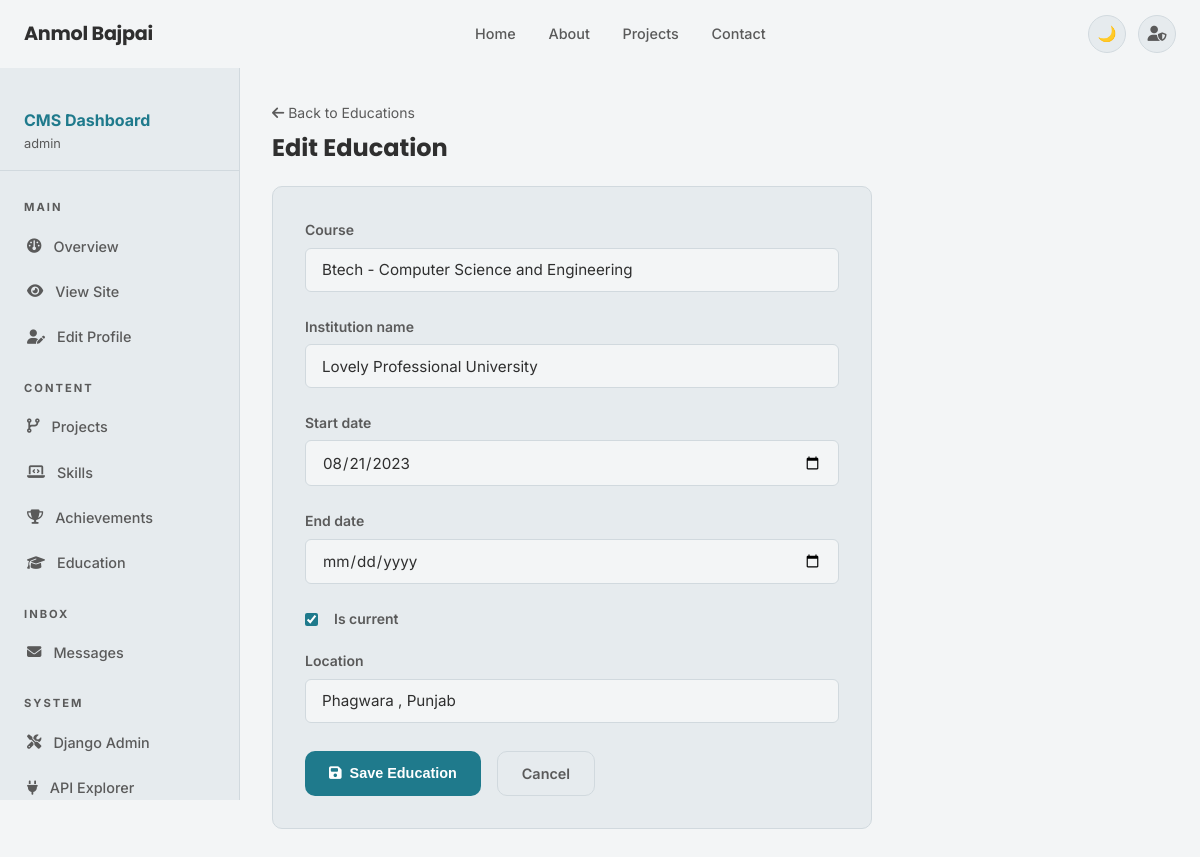
Screenshot of /dashboard/education/6/edit/ (signed in) with the database file from the repository.
### accounts_app/models.py (models this page shows, shortened)
class Education(models.Model):
    profile = models.ForeignKey(Profile, on_delete=models.CASCADE, related_name='educations')
    course = models.CharField(max_length=200)
    institution_name = models.CharField(max_length=200)
    start_date = models.DateField()
    end_date = models.DateField(null=True, blank=True)
    is_current = models.BooleanField(default=False)
    location = models.CharField(max_length=200)
    class Meta:
        ordering = ['-start_date']

### accounts_app/views.py (the view)
# urls.py: path('dashboard/education/<int:pk>/edit/', views.edit_education_view, name='edit_education'),
@login_required
@user_passes_test(superuser_check)
def edit_education_view(request, pk):
    education = get_object_or_404(Education, pk=pk)
    form = EducationForm(request.POST or None, instance=education)
    if form.is_valid():
        form.save()
        messages.success(request, 'Education updated.')
        return redirect('dashboard_educations')
    return render(request, 'dashboard/education_form.html', {
        'form': form, 'action': 'Edit', 'obj': education
    })

### accounts_app/forms.py
class EducationForm(forms.ModelForm):
    class Meta:
        model = Education
        fields = ['course', 'institution_name', 'start_date', 'end_date', 'is_current', 'location']
        widgets = {
            'start_date': forms.DateInput(attrs={'type': 'date'}),
            'end_date': forms.DateInput(attrs={'type': 'date'}),
        }

### accounts_app/views.py (called while the page is built)
def superuser_check(user):
    return user.is_superuser

### portfolio_site/context_processors.py (called while the page is built)
def portfolio_profile(request):
    try:
        profile = Profile.objects.first()
    except Exception:
        profile = None
    return {'profile': profile}

### templates/dashboard/education_form.html (shortened to what this page needs)
{% extends "base.html" %}
{% block content %}
<div class="dashboard-layout">
    <aside class="sidebar">{% include "dashboard/sidebar_nav.html" %}</aside>
    <main class="dashboard-main">
        <div style="margin-bottom:1.5rem;">
            <a href="{% url 'dashboard_educations' %}" class="text-muted" style="font-size:0.875rem;"><i
                    class="fa-solid fa-arrow-left"></i> Back to Educations</a>
            <h1 style="font-size:1.5rem;margin-top:0.5rem;">{{ action }} Education</h1>
        </div>
        <div
            style="background:var(--surface);border:1px solid var(--border);border-radius:var(--radius-md);padding:2rem;max-width:600px;">
            <form method="POST">
                {% for field in form %}
                {% if field.name == 'is_current' %}
                <div class="form-group" style="display:flex; align-items:center; gap:0.5rem;">
                    {{ field }} <label class="form-label" style="margin-bottom:0;">{{ field.label }}</label>
                </div>
                {% else %}
                <div class="form-group">
                    <label class="form-label">{{ field.label }}</label>
                    {{ field }}
                </div>
                {% endif %}
                {% endfor %}
                <div style="display:flex;gap:1rem;margin-top:1.5rem;">
                    <button type="submit" class="btn btn-primary"><i class="fa-solid fa-floppy-disk"></i> Save
                        Education</button>
                    <a href="{% url 'dashboard_educations' %}" class="btn btn-ghost">Cancel</a>
                </div>
            </form>
        </div>
    </main>
</div>
{% endblock %}

### templates/dashboard/sidebar_nav.html (shortened to what this page needs)
{% load static %}
<div style="padding:1rem 1.5rem;border-bottom:1px solid var(--border);margin-bottom:0.5rem;">
    <div style="font-size:1rem;font-weight:700;color:var(--accent);">CMS Dashboard</div>
    <div style="font-size:0.8rem;color:var(--text-dim);">{{ request.user.username }}</div>
</div>
<ul class="sidebar-nav">
    <li class="sidebar-section-label">Main</li>
    <li><a href="{% url 'dashboard' %}"><i class="fa-solid fa-gauge"></i> Overview</a></li>
    <li><a href="{% url 'home' %}" target="_blank"><i class="fa-solid fa-eye"></i> View Site</a></li>
    <li><a href="{% url 'profile_edit' %}"><i class="fa-solid fa-user-pen"></i> Edit Profile</a></li>
    <li class="sidebar-section-label">Content</li>
    <li><a href="{% url 'dashboard_projects' %}"><i class="fa-solid fa-code-branch"></i> Projects</a></li>
    <li><a href="{% url 'dashboard_skills' %}"><i class="fa-solid fa-laptop-code"></i> Skills</a></li>
    <li><a href="{% url 'dashboard_achievements' %}"><i class="fa-solid fa-trophy"></i> Achievements</a></li>
    <li><a href="{% url 'dashboard_educations' %}"><i class="fa-solid fa-graduation-cap"></i> Education</a></li>
    <li class="sidebar-section-label">Inbox</li>
    <li><a href="{% url 'dashboard_messages' %}"><i class="fa-solid fa-envelope"></i> Messages</a></li>
    <li class="sidebar-section-label">System</li>
    <li><a href="/admin/"><i class="fa-solid fa-screwdriver-wrench"></i> Django Admin</a></li>
    <li><a href="/api/projects/"><i class="fa-solid fa-plug"></i> API Explorer</a></li>
</ul>

### static/css/style.css (style rules this page uses)
:root { --bg: #F3F5F6; --bg-secondary: #FFFFFF; --surface: #E6EBEE; --surface-2: #E6EBEE; --border: #D1D9DE; --text: #2F2F2F; --text-muted: #5A5A5A; --text-dim: #5A5A5A; --accent: #1F7A8C; --accent-hover: #16697A; --accent-tint: rgba(31, 122, 140, 0.10); --green: #8BAE8E; --amber: #C4A06A; --red: #D48080; --shadow-sm: 0 1px 4px rgba(0, 0, 0, 0.05); --shadow-md: 0 4px 16px rgba(0, 0, 0, 0.05); --shadow-lg: 0 8px 28px rgba(0, 0, 0, 0.05); --card-shadow: 0 4px 20px rgba(0, 0, 0, 0.05); --radius-sm: 6px; --radius-md: 10px; --radius-lg: 16px; --radius-xl: 18px; --radius-full: 9999px; --nav-height: 68px; --transition: 0.3s ease; }
*, *::before, *::after { box-sizing: border-box; margin: 0; padding: 0; }
html { scroll-behavior: smooth; font-size: 16px; }
body { font-family: 'Inter', system-ui, sans-serif; background: var(--bg); color: var(--text); line-height: 1.6; transition: background var(--transition), color var(--transition); min-height: 100vh; }
h1, h2, h3, h4, h5, h6 { font-family: 'Poppins', sans-serif; font-weight: 700; line-height: 1.2; color: var(--text); }
a { color: var(--accent); text-decoration: none; transition: color var(--transition); }
.text-muted { color: var(--text-muted); }
.btn { display: inline-flex; align-items: center; gap: 0.5rem; padding: 0.65rem 1.5rem; border-radius: var(--radius-md); font-weight: 600; font-size: 0.9rem; cursor: pointer; transition: all var(--transition); border: none; text-decoration: none; }
.btn-primary { background: var(--accent); color: #fff; border-radius: 10px; transition: 0.3s ease; }
.btn-ghost { background: var(--surface); color: var(--text-muted); border: 1px solid var(--border); }
.form-group { margin-bottom: 1.25rem; }
.form-label { display: block; margin-bottom: 0.4rem; font-size: 0.875rem; font-weight: 600; color: var(--text-muted); }
.form-control, input[type="text"], input[type="email"], input[type="url"], input[type="password"], input[type="date"], textarea, select { width: 100%; background: var(--bg); border: 1.5px solid var(--border); border-radius: var(--radius-sm); color: var(--text); font-family: inherit; font-size: 0.95rem; padding: 0.7rem 1rem; transition: all var(--transition); outline: none; margin-bottom: 0.25rem; }
.form-control::placeholder, input::placeholder, textarea::placeholder { color: var(--text-dim); }
input[type="checkbox"] { width: auto; margin-right: 0.5rem; accent-color: var(--accent); }
.dashboard-layout { display: flex; min-height: 100vh; padding-top: var(--nav-height); }
.sidebar { width: 240px; flex-shrink: 0; background: var(--surface); border-right: 1px solid var(--border); padding: 1.5rem 0; position: sticky; top: var(--nav-height); height: calc(100vh - var(--nav-height)); overflow-y: auto; }
.sidebar-nav { list-style: none; }
.sidebar-nav li a { display: flex; align-items: center; gap: 0.75rem; padding: 0.7rem 1.5rem; color: var(--text-muted); font-size: 0.9rem; font-weight: 500; transition: all var(--transition); border-left: 3px solid transparent; }
.sidebar-section-label { font-size: 0.7rem; font-weight: 700; letter-spacing: 2px; text-transform: uppercase; color: var(--text-dim); padding: 1.25rem 1.5rem 0.4rem; }
.dashboard-main { flex: 1; padding: 2rem; overflow-x: hidden; }

### rows the page displays
Education: form "Btech - Computer Science and Engineering" "Lovely Professional University" "08/21/2023" "Phagwara , Punjab", form "☑"

### other values shown
{{ request.user.username }} "admin"
{{ action }} "Edit"
{{ field.label }} "Course" "Institution name" "Start date" "End date" "Location"
{{ field.label }} "Is current"
